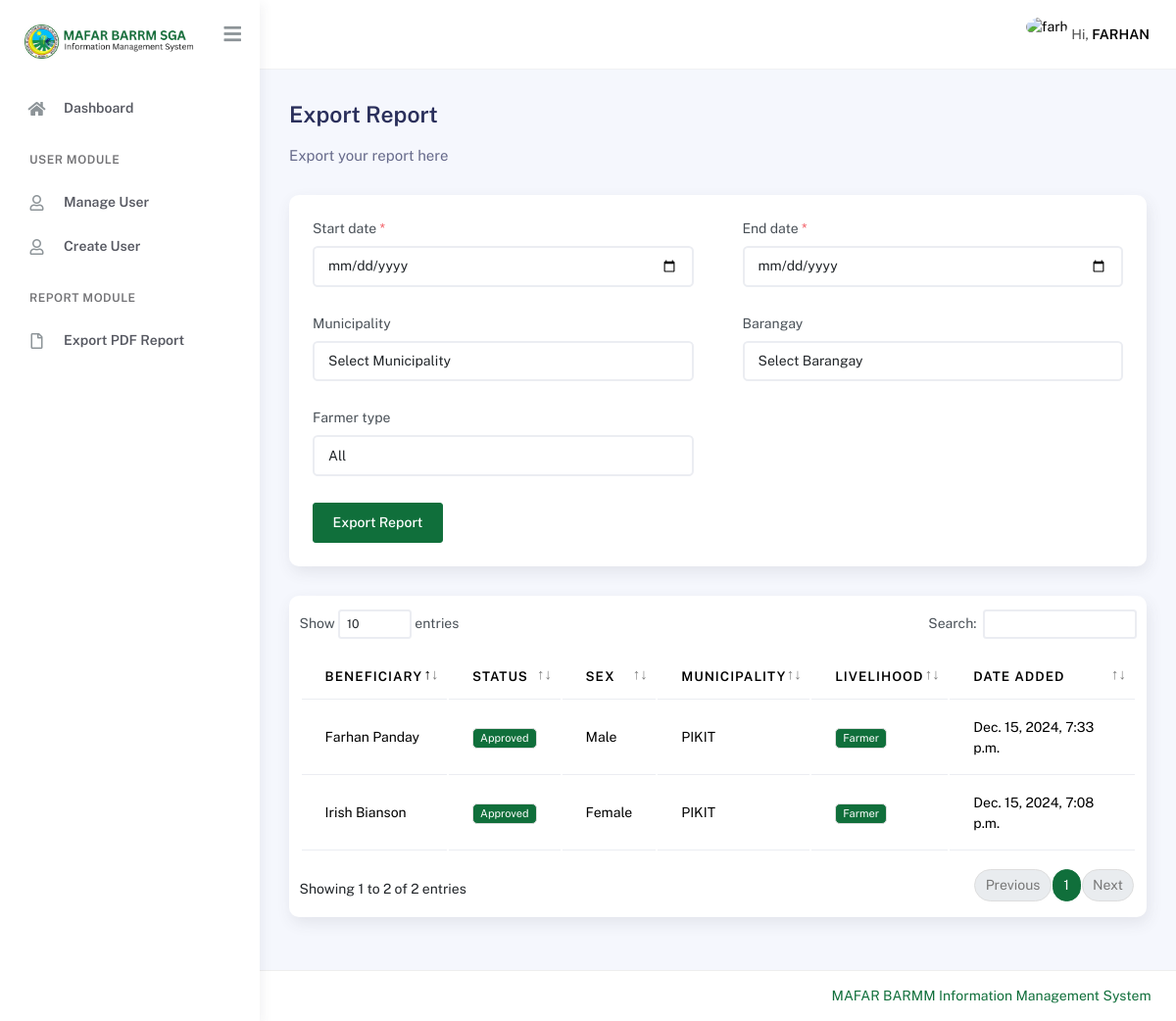
The page /mafar/report (signed in) on the database its author committed.
### main/models.py (models this page shows, shortened)
class Municpality(models.Model):
    municipality = models.CharField(max_length=255)
    class Meta:
        verbose_name_plural = "Municipality"
        verbose_name = "Municipality"
    def __str__(self) -> str:
        return self.municipality

class Barangay(models.Model):
    barangay = models.CharField(max_length=255)
    class Meta:
        verbose_name_plural = "Barangay"
        verbose_name = "Barangay"
    def __str__(self) -> str:
        return self.barangay

class FarmProfile(models.Model):
    MAIN_LIVELIHOOD = (
        ("Farmer", "Farmer"),
        ("Farm Worker", "Farm Worker"),
        ("Agri Youth", "Agri Youth"),
    )
    FARMER = (
        ("Rice", "Rice"),
        ("Corn", "Corn"),
        ("Other Crops", "Other Crops"),
        ("Livestock", "Livestock"),
        ("Poultry", "Poultry"),
    )
    FARM_WORKER = (
        ("Land Preparation", "Land Preparation"),
        ("Planting", "Planting"),
        ("Cultivation", "Cultivation"),
        ("Harvesting", "Harvesting"),
        ("Others", "Others"),
    )
    AGRIYOUTH_WORKER = (
        ("1", "Part of a farming household"),
        ("2", "Attending/attended formal agri-fishery related course"),
        ("3", "Attending/attended non-formal agri-fishery related course"),
        ("4", "Participated in any agricultural activity/program."),
        ("5", "Others"),
    )
    related_to = models.ForeignKey(PersonalInformation, on_delete=models.CASCADE)
    main_livelihood = models.CharField(max_length=255, choices=MAIN_LIVELIHOOD)
    activity_farmer = models.CharField(
        max_length=50, choices=FARMER, null=True, blank=True
    )
    specific_farming_activity = models.CharField(max_length=50, null=True, blank=True)
    activity_farmworker = models.CharField(
        max_length=50, choices=FARM_WORKER, null=True, blank=True
    )
    specific_farmworker_activity = models.CharField(
        max_length=50, null=True, blank=True
    )
    activity_agriyouth = models.CharField(
        max_length=50, choices=AGRIYOUTH_WORKER, null=True, blank=True
    )
    specific_agriyouth_activity = models.CharField(max_length=50, null=True, blank=True)
    status = models.CharField(
        max_length=100,
        default="Pending",
        null=True,
        blank=True,
        choices=(
            ("Pending", "Pending"),
            ("Approved", "Approved"),
            ("Disapproved", "Disapproved"),
        ),
    )
    date_added = models.DateTimeField(auto_now_add=True)
    class Meta:
        verbose_name = "Farm Profile"
        verbose_name_plural = "Farm Profiles"

class PersonalInformation(models.Model):
    EXTENSIONS = (
        ("None", "None"),
        ("Sr.", "Sr."),
        ("Jr.", "Jr."),
    )
    GENDER = (("Male", "Male"), ("Female", "Female"))
    HIGHEST_EDUCATION = (
        ("Pre-school", "Pre-school"),
        ("Elementary", "Elementary"),
        ("High School", "High School"),
        ("Junior High School", "Junior High School"),
        ("Senior High School", "Senior High School"),
        ("College", "College"),
        ("Vocational", "Vocational"),
        ("Post-graduate", "Post-graduate"),
        ("None", "None"),
    )
    RELIGION = (
        ("Christianity", "Christianity"),
        ("Islam", "Islam"),
        ("Others", "Others"),
    )
    CIVIL_STATUS = (
        ("Single", "Single"),
        ("Married", "Married"),
        ("Widowed", "Widowed"),
        ("Separated", "Separated"),
    )
    RELATIONSHIP = (
        ("Mother", "Mother"),
        ("Father", "Father"),
    )
    firstname = models.CharField(
        max_length=255, help_text="Beneficiary first name", db_index=True
    )
    middlename = models.CharField(
        max_length=255, help_text="Beneficiary middle name", db_index=True
    )
    lastname = models.CharField(
        max_length=255, help_text="Beneficiary last name", db_index=True
    )
    extension = models.CharField(
        max_length=255,
        help_text="Extension",
        choices=EXTENSIONS,
        db_index=True,
        null=True,
        blank=True,
    )
    gender = models.CharField(max_length=255, help_text="Gender", choices=GENDER)
    purok = models.CharField(max_length=255, help_text="Purok")
    municipality = models.ForeignKey(
        Municpality, on_delete=models.CASCADE, help_text="Municipality"
    )
    barangay = models.ForeignKey(
        Barangay, on_delete=models.CASCADE, help_text="Barangay"
    )
    street = models.CharField(max_length=255, help_text="Street")
    province = models.CharField(max_length=255, help_text="Province")
    region = models.CharField(max_length=255, help_text="Region")
    mobile_number = models.CharField(max_length=11, help_text="Mobile Number")
    landline_number = models.CharField(
        max_length=255, help_text="Landline Number", blank=True, null=True
    )
    dob = models.CharField(max_length=255, help_text="Date of Birth")
    pob = models.CharField(max_length=255, help_text="Place of Birth")
    provice_place_of_birth = models.CharField(
        max_length=255, help_text="Provice Place Of Birth"
    )
    country = models.CharField(max_length=255)
    education = models.CharField(
        max_length=255, help_text="Highest Formal Education", choices=HIGHEST_EDUCATION
    )
    is_pwd = models.BooleanField(default=False, help_text="Person with disability")
    is_fourps = models.BooleanField(default=False, help_text="4P's Beneficiary")
    is_member_in_ip = models.BooleanField(
        default=False, help_text="Member of an Indigenous Group"
    )
    is_household_head = models.BooleanField(default=False, help_text="Household head")
    is_with_government_id = models.BooleanField(
        default=False, help_text="Government ID"
    )
    is_member_in_any_cooperative = models.BooleanField(
        default=False, help_text="Member in any cooperative"
    )
    member_in_ip_specific = models.CharField(
        max_length=255, help_text="Specific Indigenous Group", null=True, blank=True
    )
    religion = models.CharField(
        max_length=255, choices=RELIGION, help_text="Region you belong"
    )
    civil_status = models.CharField(
        max_length=255, choices=CIVIL_STATUS, help_text="Civil status"
    )
    name_of_spouse_if_married = models.CharField(
        max_length=255, null=True, blank=True, help_text="Name of spouse if married"
    )
    mother_maiden_name = models.CharField(
        max_length=255, help_text="Mother maiden name"
    )
    name_of_household_head = models.CharField(
        max_length=255, help_text="Name of Household", blank=True, null=True
    )
    relationship = models.CharField(
        max_length=255,
        choices=RELATIONSHIP,
        null=True,
        blank=True,
        help_text="Relationship",
    )
    number_of_living_household = models.IntegerField(
        default=0, null=True, blank=True, help_text="No. of living in your household"
    )
    number_of_male = models.IntegerField(
        default=0, null=True, blank=True, help_text="No. of male in your household"
    )
    number_of_female = models.IntegerField(
        default=0, null=True, blank=True, help_text="No. of female in your household"
    )
    type_of_id = models.CharField(
        max_length=255, null=True, blank=True, help_text="What type of ID you have?"
    )
    id_number = models.CharField(
        max_length=255, null=True, blank=True, help_text="Enter your ID number"
    )
    specify_cooperative = models.CharField(
        max_length=255,
        null=True,
        blank=True,
        help_text="Specify what cooperative you are member with",
    )
    person_to_notify = models.CharField(max_length=255)
    contact_number = models.CharField(max_length=255)
    date_added = models.DateTimeField(auto_now_add=True)
    def get_full_name(self):
        return f"{self.firstname} {self.lastname}"
    class Meta:
        verbose_name = "Personal Information"
        verbose_name_plural = "Personal Informations"

### main/views.py (the view, shortened to what this page needs)
class ReportView(MustBeLoggedIn, View):
    template_name = 'report.html'
    context = {}
    def get(self, request):
        self.context['items'] = FarmProfile.objects.all().order_by('-date_added')[:10]
        self.context['export_form'] = ExportReportForm()
        return render(request, self.template_name, self.context)

### main/templates/report.html (shortened to what this page needs)
{% extends './includes/base.html' %}
{% block content %}
<div class="page-inner">
    <div class="d-flex align-items-left align-items-md-center flex-column flex-md-row pt-2 pb-4">
        <div>
            <h3 class="fw-bold mb-3">Export Report</h3>
            <h6 class="op-7 mb-2">Export your report here</h6>
        </div>
    </div>
    <div class="card py-3 px-3">
        <form method="post">
           <div class="row">
            {% for input in export_form %}
                <div class="col-md-6">
                    <div class="form-group mb-2">
                        <label for="{{ input.id_for_label }}" class="form-label">{{ input.label }}
                            {% if input.field.required %}
                                <span class="text-danger">*</span>
                            {% endif %}
                        </label>
                        {{ input }}
                    </div>
                </div>
            {% endfor %}
           </div>
           <div class="form-group">
                <input type="submit" value="Export Report" class="btn btn-primary">
           </div>
        </form>
    </div>
    <div class="card py-3">
        <div class="table-responsive">
            <table class="table" id="datatable">
                <thead>
                    <tr>
                        <th>Beneficiary</th>
                        <th>Status</th>
                        <th>Sex</th>
                        <th>Municipality</th>
                        <th>Livelihood</th>
                        <th>Date Added</th>
                    </tr>
                </thead>
                <tbody>
                    {% for beneficiary in items %}
                    <tr>
                        <td>{{ beneficiary.related_to.get_full_name }}</td>
                        <td>
                            {% if beneficiary.status == 'Approved' %}
                            <span class="badge bg-primary">{{ beneficiary.status }}</span>
                            {% elif beneficiary.status == 'Disapproved' %}
                            <span class="badge btn-danger">{{ beneficiary.status }}</span>
                            {% else %}
                            <span class="badge btn-warning">{{ beneficiary.status }}</span>
                            {% endif %}
                        </td>
                        <td>{{ beneficiary.related_to.gender }}</td>
                        <td>{{ beneficiary.related_to.municipality }}</td>
                        <td>
                            <span class="badge bg-primary">{{ beneficiary.main_livelihood }}</span>
                        </td>
                        <td>{{ beneficiary.related_to.date_added }}</td>
                    </tr>
                    {% endfor %}
                </tbody>
            </table>
        </div>
    </div>
</div>
{% endblock %}

### main/templates/includes/navbar.html (shortened to what this page needs)
{% load static %}
<nav class="navbar navbar-header navbar-header-transparent navbar-expand-lg border-bottom">
    <div class="container-fluid">
        <ul class="navbar-nav topbar-nav ms-md-auto align-items-center">
            <li class="nav-item topbar-user dropdown hidden-caret">
                <a
                    class="dropdown-toggle profile-pic"
                    data-bs-toggle="dropdown"
                    href="#"
                    aria-expanded="false"
                >
                    <div class="avatar-sm">
                        <img src="{% static 'assets/img/mafar-logo.png' %}" alt="{{ request.user.username }}" class="avatar-img rounded-circle">
                    </div>
                    <span class="profile-username">
                        <span class="op-7">Hi,</span>
                        <span class="fw-bold" style="text-transform: uppercase;">{{ request.user.username }}</span>
                    </span>
                </a>
            </li>
        </ul>
    </div>
</nav>

### rows shown on the page
Municpality: export_form "Select Municipality"
Barangay: export_form "Select Barangay"
FarmProfile: related_to.get_full_name "Farhan Panday", status "Approved", related_to.gender "Male", related_to.municipality "PIKIT", main_livelihood "Farmer", related_to.date_added "Dec. 15, 2024, 7:33 p.m."
FarmProfile: related_to.get_full_name "Irish Bianson", status "Approved", related_to.gender "Female", related_to.municipality "PIKIT", main_livelihood "Farmer", related_to.date_added "Dec. 15, 2024, 7:08 p.m."

### other values the page prints
{{ request.user.username }} "FARHAN"
{{ input.label }} "Start date" "End date" "Municipality" "Barangay" "Farmer type"
